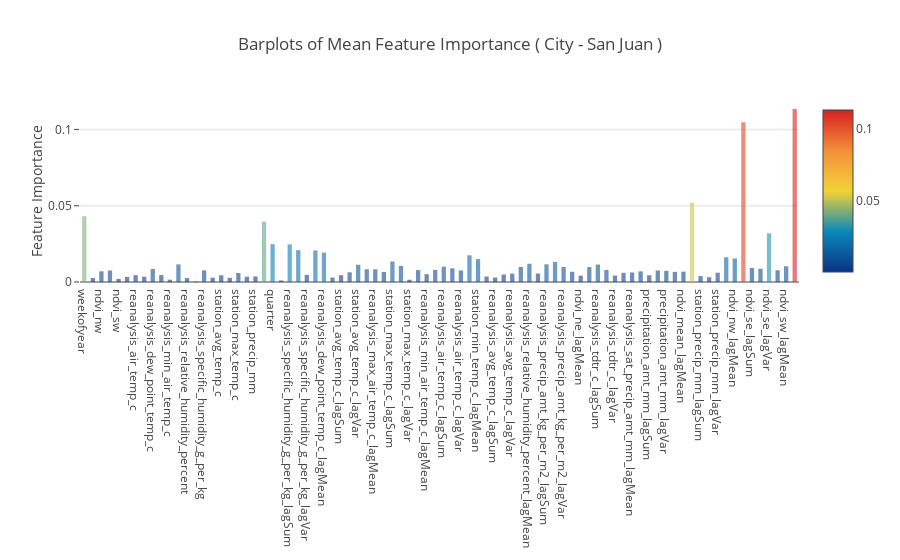
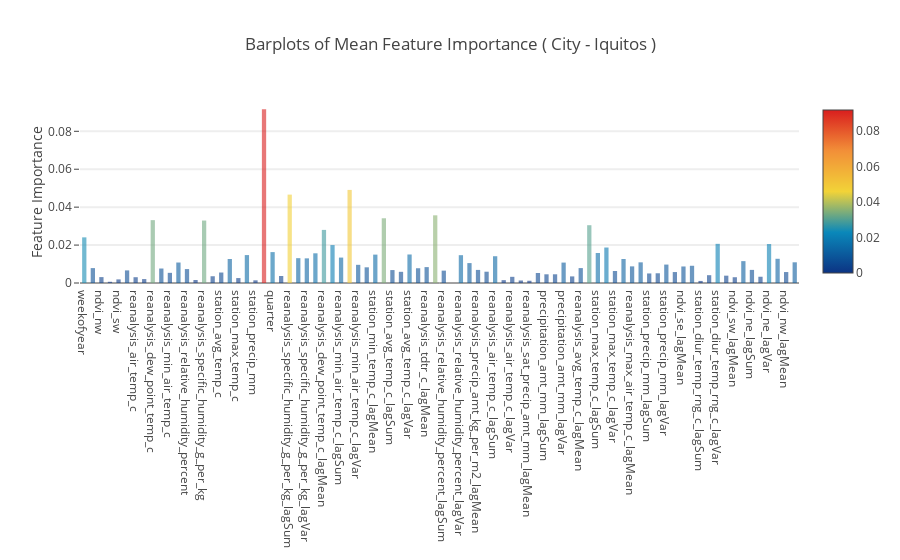

Notebook source saved alongside these figures, in order:
### Markdown cell above
**Plotly Barplot of Average Feature Importances( RF & XGB )**

Having obtained the mean feature importance across RF & XGB models, we can plot them into a Plotly bar plot as follows:

### Code cell
y = feature_dataframe_sj['mean'].values
x = feature_dataframe_sj['features'].values
data = [go.Bar( x= x,
                y= y,
                width = 0.5,
                marker=dict( color = feature_dataframe_sj['mean'].values,
                             colorscale='Portland',
                             showscale=True,
                             reversescale = False
                            ),
                opacity=0.6 )]

layout= go.Layout( autosize= True,
                   title= 'Barplots of Mean Feature Importance ( City - San Juan )',
                   hovermode= 'closest',
                   yaxis=dict( title= 'Feature Importance',
                               ticklen= 5,
                               gridwidth= 2 ),
                   xaxis = dict( automargin= True ),
                   showlegend = False )
fig = go.Figure( data=data, layout = layout )
py.iplot(fig, filename='bar-direct-labels')

y = feature_dataframe_iq['mean'].values
x = feature_dataframe_iq['features'].values
data = [go.Bar( x= x,
                y= y,
                width = 0.5,
                marker=dict( color = feature_dataframe_iq['mean'].values,
                             colorscale='Portland',
                             showscale=True,
                             reversescale = False
                            ),
                opacity=0.6 )]

layout= go.Layout( autosize= True,
                   title= 'Barplots of Mean Feature Importance ( City - Iquitos )',
                   hovermode= 'closest',
                   yaxis=dict( title= 'Feature Importance',
                               ticklen= 5,
                               gridwidth= 2 ),
                   xaxis = dict( automargin= True ),
                   showlegend = False )
fig = go.Figure( data=data, layout = layout )
py.iplot(fig, filename='bar-direct-labels')

### Figure 1 — Plotly figure (JSON) as saved in the notebook; plotly's stock layout.template omitted (floating-point values rounded to 4 significant figures)
{"data": [{"marker": {"color": [0.04307, 0.002617, 0.006999, 0.007546, 0.00203, 0.003323, 0.004495, 0.003449, 0.00849, 0.00452, 0.001528, 0.01153, 0.002595, 0.0003699, 0.007654, 0.002772, 0.004402, 0.002717, 0.005894, 0.00346, 0.003636, 0.03954, 0.0248, 0.0009979, 0.02464, 0.02087, 0.004641, 0.02067, 0.01931, 0.002894, 0.004491, 0.006372, 0.01129, 0.008338, 0.008325, 0.00661, 0.01343, 0.01056, 0.001463, 0.007818, 0.005127, 0.007942, 0.01002, 0.008998, 0.00763, 0.0175, 0.01501, 0.003584, 0.002912, 0.004924, 0.005495, 0.009848, 0.01197, 0.005565, 0.01159, 0.01314, 0.009871, 0.00669, 0.004173, 0.0098, 0.01141, 0.007868, 0.004242, 0.006024, 0.006242, 0.006971, 0.004426, 0.007542, 0.007299, 0.006658, 0.006804, 0.05208, 0.003858, 0.00315, 0.006095, 0.01622, 0.01543, 0.1047, 0.009162, 0.008689, 0.03192, 0.007694, 0.01029, 0.1133], "colorscale": "Portland", "reversescale": false, "showscale": true}, "opacity": 0.6, "type": "bar", "uid": "6668f0ab-64d3-45c3-9b10-0f139e465924", "width": 0.5, "x": ["weekofyear", "ndvi_ne", "ndvi_nw", "ndvi_se", "ndvi_sw", "precipitation_amt_mm", "reanalysis_air_temp_c", "reanalysis_avg_temp_c", "reanalysis_dew_point_temp_c", "reanalysis_max_air_temp_c", "reanalysis_min_air_temp_c", "reanalysis_precip_amt_kg_per_m2", "reanalysis_relative_humidity_percent", "reanalysis_sat_precip_amt_mm", "reanalysis_specific_humidity_g_per_kg", "reanalysis_tdtr_c", "station_avg_temp_c", "station_diur_temp_rng_c", "station_max_temp_c", "station_min_temp_c", "station_precip_mm", "month", "quarter", "ndvi_mean", "reanalysis_specific_humidity_g_per_kg_lagSum", "reanalysis_specific_humidity_g_per_kg_lagMean", "reanalysis_specific_humidity_g_per_kg_lagVar", "reanalysis_dew_point_temp_c_lagSum", "reanalysis_dew_point_temp_c_lagMean", "reanalysis_dew_point_temp_c_lagVar", "station_avg_temp_c_lagSum", "station_avg_temp_c_lagMean", "station_avg_temp_c_lagVar", "reanalysis_max_air_temp_c_lagSum", "reanalysis_max_air_temp_c_lagMean", "reanalysis_max_air_temp_c_lagVar", "station_max_temp_c_lagSum", "station_max_temp_c_lagMean", "station_max_temp_c_lagVar", "reanalysis_min_air_temp_c_lagSum", "reanalysis_min_air_temp_c_lagMean", "reanalysis_min_air_temp_c_lagVar", "reanalysis_air_temp_c_lagSum", "reanalysis_air_temp_c_lagMean", "reanalysis_air_temp_c_lagVar", "station_min_temp_c_lagSum", "station_min_temp_c_lagMean", "station_min_temp_c_lagVar", "reanalysis_avg_temp_c_lagSum", "reanalysis_avg_temp_c_lagMean", "reanalysis_avg_temp_c_lagVar", "reanalysis_relative_humidity_percent_lagSum", "reanalysis_relative_humidity_percent_lagMean", "reanalysis_relative_humidity_percent_lagVar", "reanalysis_precip_amt_kg_per_m2_lagSum", "reanalysis_precip_amt_kg_per_m2_lagMean", "reanalysis_precip_amt_kg_per_m2_lagVar", "ndvi_ne_lagSum", "ndvi_ne_lagMean", "ndvi_ne_lagVar", "reanalysis_tdtr_c_lagSum", "reanalysis_tdtr_c_lagMean", "reanalysis_tdtr_c_lagVar", "reanalysis_sat_precip_amt_mm_lagSum", "reanalysis_sat_precip_amt_mm_lagMean", "reanalysis_sat_precip_amt_mm_lagVar", "precipitation_amt_mm_lagSum", "precipitation_amt_mm_lagMean", "precipitation_amt_mm_lagVar", "ndvi_mean_lagSum", "ndvi_mean_lagMean", "ndvi_mean_lagVar", "station_precip_mm_lagSum", "station_precip_mm_lagMean", "station_precip_mm_lagVar", "ndvi_nw_lagSum", "ndvi_nw_lagMean", "ndvi_nw_lagVar", "ndvi_se_lagSum", "ndvi_se_lagMean", "ndvi_se_lagVar", "ndvi_sw_lagSum", "ndvi_sw_lagMean", "ndvi_sw_lagVar"], "y": [0.04307, 0.002617, 0.006999, 0.007546, 0.00203, 0.003323, 0.004495, 0.003449, 0.00849, 0.00452, 0.001528, 0.01153, 0.002595, 0.0003699, 0.007654, 0.002772, 0.004402, 0.002717, 0.005894, 0.00346, 0.003636, 0.03954, 0.0248, 0.0009979, 0.02464, 0.02087, 0.004641, 0.02067, 0.01931, 0.002894, 0.004491, 0.006372, 0.01129, 0.008338, 0.008325, 0.00661, 0.01343, 0.01056, 0.001463, 0.007818, 0.005127, 0.007942, 0.01002, 0.008998, 0.00763, 0.0175, 0.01501, 0.003584, 0.002912, 0.004924, 0.005495, 0.009848, 0.01197, 0.005565, 0.01159, 0.01314, 0.009871, 0.00669, 0.004173, 0.0098, 0.01141, 0.007868, 0.004242, 0.006024, 0.006242, 0.006971, 0.004426, 0.007542, 0.007299, 0.006658, 0.006804, 0.05208, 0.003858, 0.00315, 0.006095, 0.01622, 0.01543, 0.1047, 0.009162, 0.008689, 0.03192, 0.007694, 0.01029, 0.1133]}], "layout": {"autosize": true, "hovermode": "closest", "showlegend": false, "title": {"text": "Barplots of Mean Feature Importance ( City - San Juan )"}, "xaxis": {"automargin": true}, "yaxis": {"gridwidth": 2, "ticklen": 5, "title": {"text": "Feature Importance"}}}}

### Figure 2 — Plotly figure (JSON) as saved in the notebook; plotly's stock layout.template omitted (floating-point values rounded to 4 significant figures)
{"data": [{"marker": {"color": [0.02407, 0.007858, 0.003111, 0.0006455, 0.001902, 0.006645, 0.003052, 0.002063, 0.03315, 0.007642, 0.005356, 0.01081, 0.007343, 0.001572, 0.03295, 0.003566, 0.005527, 0.01266, 0.002599, 0.01473, 0.001416, 0.09168, 0.0163, 0.003684, 0.04661, 0.0131, 0.013, 0.01566, 0.028, 0.02, 0.01341, 0.04909, 0.00959, 0.008275, 0.01497, 0.03414, 0.006817, 0.005894, 0.01504, 0.007785, 0.00838, 0.03569, 0.006529, 0, 0.01467, 0.0105, 0.006901, 0.005961, 0.01412, 0.001509, 0.003258, 0.001325, 0.001188, 0.005275, 0.00459, 0.004595, 0.01077, 0.003481, 0.007861, 0.03048, 0.01583, 0.01871, 0.006343, 0.01266, 0.008772, 0.01089, 0.005038, 0.005131, 0.009719, 0.005776, 0.008718, 0.009086, 0.001089, 0.004112, 0.02065, 0.003869, 0.003042, 0.01153, 0.006913, 0.003301, 0.02055, 0.01277, 0.005778, 0.01092], "colorscale": "Portland", "reversescale": false, "showscale": true}, "opacity": 0.6, "type": "bar", "uid": "77f2955f-fb67-4b7b-9387-6f28a3621e82", "width": 0.5, "x": ["weekofyear", "ndvi_ne", "ndvi_nw", "ndvi_se", "ndvi_sw", "precipitation_amt_mm", "reanalysis_air_temp_c", "reanalysis_avg_temp_c", "reanalysis_dew_point_temp_c", "reanalysis_max_air_temp_c", "reanalysis_min_air_temp_c", "reanalysis_precip_amt_kg_per_m2", "reanalysis_relative_humidity_percent", "reanalysis_sat_precip_amt_mm", "reanalysis_specific_humidity_g_per_kg", "reanalysis_tdtr_c", "station_avg_temp_c", "station_diur_temp_rng_c", "station_max_temp_c", "station_min_temp_c", "station_precip_mm", "month", "quarter", "ndvi_mean", "reanalysis_specific_humidity_g_per_kg_lagSum", "reanalysis_specific_humidity_g_per_kg_lagMean", "reanalysis_specific_humidity_g_per_kg_lagVar", "reanalysis_dew_point_temp_c_lagSum", "reanalysis_dew_point_temp_c_lagMean", "reanalysis_dew_point_temp_c_lagVar", "reanalysis_min_air_temp_c_lagSum", "reanalysis_min_air_temp_c_lagMean", "reanalysis_min_air_temp_c_lagVar", "station_min_temp_c_lagSum", "station_min_temp_c_lagMean", "station_min_temp_c_lagVar", "station_avg_temp_c_lagSum", "station_avg_temp_c_lagMean", "station_avg_temp_c_lagVar", "reanalysis_tdtr_c_lagSum", "reanalysis_tdtr_c_lagMean", "reanalysis_tdtr_c_lagVar", "reanalysis_relative_humidity_percent_lagSum", "reanalysis_relative_humidity_percent_lagMean", "reanalysis_relative_humidity_percent_lagVar", "reanalysis_precip_amt_kg_per_m2_lagSum", "reanalysis_precip_amt_kg_per_m2_lagMean", "reanalysis_precip_amt_kg_per_m2_lagVar", "reanalysis_air_temp_c_lagSum", "reanalysis_air_temp_c_lagMean", "reanalysis_air_temp_c_lagVar", "reanalysis_sat_precip_amt_mm_lagSum", "reanalysis_sat_precip_amt_mm_lagMean", "reanalysis_sat_precip_amt_mm_lagVar", "precipitation_amt_mm_lagSum", "precipitation_amt_mm_lagMean", "precipitation_amt_mm_lagVar", "reanalysis_avg_temp_c_lagSum", "reanalysis_avg_temp_c_lagMean", "reanalysis_avg_temp_c_lagVar", "station_max_temp_c_lagSum", "station_max_temp_c_lagMean", "station_max_temp_c_lagVar", "reanalysis_max_air_temp_c_lagSum", "reanalysis_max_air_temp_c_lagMean", "reanalysis_max_air_temp_c_lagVar", "station_precip_mm_lagSum", "station_precip_mm_lagMean", "station_precip_mm_lagVar", "ndvi_se_lagSum", "ndvi_se_lagMean", "ndvi_se_lagVar", "station_diur_temp_rng_c_lagSum", "station_diur_temp_rng_c_lagMean", "station_diur_temp_rng_c_lagVar", "ndvi_sw_lagSum", "ndvi_sw_lagMean", "ndvi_sw_lagVar", "ndvi_ne_lagSum", "ndvi_ne_lagMean", "ndvi_ne_lagVar", "ndvi_nw_lagSum", "ndvi_nw_lagMean", "ndvi_nw_lagVar"], "y": [0.02407, 0.007858, 0.003111, 0.0006455, 0.001902, 0.006645, 0.003052, 0.002063, 0.03315, 0.007642, 0.005356, 0.01081, 0.007343, 0.001572, 0.03295, 0.003566, 0.005527, 0.01266, 0.002599, 0.01473, 0.001416, 0.09168, 0.0163, 0.003684, 0.04661, 0.0131, 0.013, 0.01566, 0.028, 0.02, 0.01341, 0.04909, 0.00959, 0.008275, 0.01497, 0.03414, 0.006817, 0.005894, 0.01504, 0.007785, 0.00838, 0.03569, 0.006529, 0, 0.01467, 0.0105, 0.006901, 0.005961, 0.01412, 0.001509, 0.003258, 0.001325, 0.001188, 0.005275, 0.00459, 0.004595, 0.01077, 0.003481, 0.007861, 0.03048, 0.01583, 0.01871, 0.006343, 0.01266, 0.008772, 0.01089, 0.005038, 0.005131, 0.009719, 0.005776, 0.008718, 0.009086, 0.001089, 0.004112, 0.02065, 0.003869, 0.003042, 0.01153, 0.006913, 0.003301, 0.02055, 0.01277, 0.005778, 0.01092]}], "layout": {"autosize": true, "hovermode": "closest", "showlegend": false, "title": {"text": "Barplots of Mean Feature Importance ( City - Iquitos )"}, "xaxis": {"automargin": true}, "yaxis": {"gridwidth": 2, "ticklen": 5, "title": {"text": "Feature Importance"}}}}
